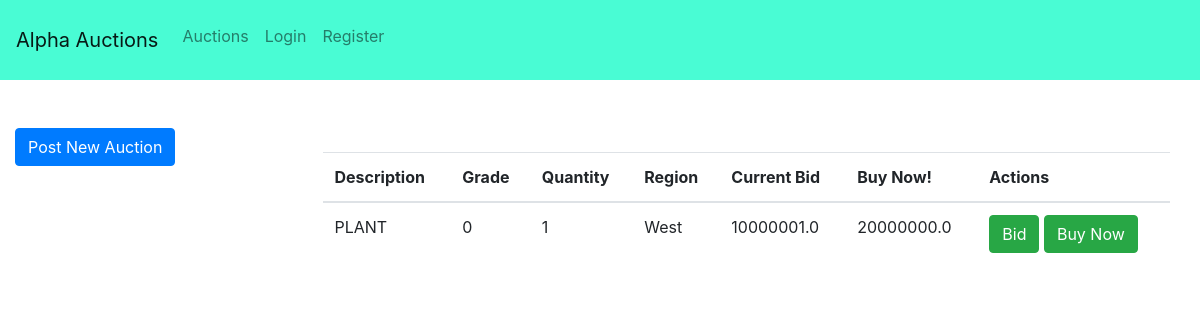
The app's page /auctions/listings/?asset=PLANT with its own data.
### auctions/models.py (models this page shows, shortened)
class Auction(models.Model):
    seller = models.ForeignKey(User, on_delete=models.CASCADE, null=True, related_name="seller", blank=True)
    asset_class = models.CharField(max_length=10, choices=ASSETS, default='X')
    underlying_asset = models.CharField(max_length=10, choices=UNDERLYING_ASSETS, default='X')
    grade = models.IntegerField(validators=[MinValueValidator(0), MaxValueValidator(30)], default=0)
    region = models.CharField(max_length=10, choices=REGIONS, default='H')
    quantity = models.IntegerField(validators=[MinValueValidator(1), MaxValueValidator(1000000)], default=1)
    unit_price = models.DecimalField(max_digits=10, decimal_places=1, default=25.00)
    buy_it_now_price = models.DecimalField(max_digits=10, decimal_places=1, default=25.00)
    high_bid = models.DecimalField(max_digits=10, decimal_places=1, default=25.00)
    high_bid_id = models.IntegerField(validators=[MinValueValidator(1)], null=True, blank=True)
    closing_date = models.DateTimeField(default=period_end, blank=True)
    opening_date = models.DateTimeField(auto_now_add=True, blank=True)
    status = models.CharField(max_length=10, default="OPEN")
    views = models.IntegerField(default=0)
    class Meta:
        verbose_name_plural = 'Auctions'

### auctions/views.py (the view)
# urls.py: path('auctions/', include('auctions.urls')),
def auctions(request):
    lots = Auction.objects.filter(status__exact='OPEN').filter(asset_class__exact=request.GET.get('asset'))
    return render(request, 'auctions/auctions.html', context= {'listings': lots})

### auctions/templates/auctions/auctions.html (shortened to what this page needs)
{% extends "homepage/header.html" %}
{% load staticfiles %}
{% block content %}
    <div class="container-fluid">
        <br>
        <div class="row">
            <div class="col-sm-3">
                <div class="row">
                    <a class="btn btn-primary" href="/auctions/new/?asset={{ request.GET.asset }}" role="button">Post New Auction</a>
                </div>
            </div>
            <div class="col-sm-9">
                <table class="table">
                    <thead>
                        <tr>
                        <th scope="col">Description</th>
                        <th scope="col">Grade</th>
                        <th scope="col">Quantity</th>
                        <th scope="col">Region</th>
                        <th scope="col">Current Bid</th>
                        <th scope="col">Buy Now!</th>
                        <th scope="col">Actions</th>
                        </tr>
                    </thead>
                    <tbody>
                        {% for lot in listings %}
                        <tr>
                            <td>{{ lot.asset_class }}</td>
                            <td>{{ lot.grade }}</td>
                            <td>{{ lot.quantity }}</td>
                            <td>{{ lot.region }}</td>
                            <td>{{ lot.high_bid }}</td>
                            <td>{{ lot.buy_it_now_price }}</td>
                            <td><a class="btn btn-success" href="/auctions/bid/?auction={{ lot.id }}" role="button">Bid</a>
                                <a class="btn btn-success" href="/auctions/buynow/?auction={{ lot.id }}" role="button">Buy Now</a></td>
                        </tr>
                        {% endfor %}
                    </tbody>
            </div>
        </div>
        <br>
    </div>
{% endblock %}

### records on screen
Auction: asset_class "PLANT", grade "0", quantity "1", region "West", high_bid "10000001.0", buy_it_now_price "20000000.0"
